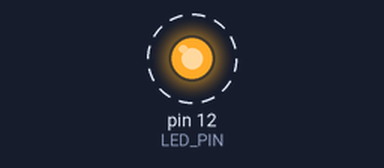
The sketch below on a simulated Arduino Uno, built with avr-gcc and run on an emulated ATmega328P. On the bench: output pins drawn as LEDs (lit = HIGH). Dashed ring = blinking.

Above: at 0.5 s.
Timing chart, 0 to 4.6 s (numbered marks = the images above):
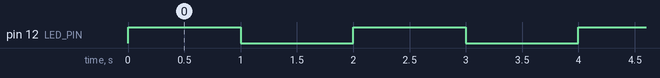

The sketch:

Sketch_01.ino
```cpp
int LED_PIN = 12;
void setup () {
  pinMode(LED_PIN, OUTPUT);
}

void blinkLED(int pin, int duration) {
  digitalWrite(pin, HIGH);
  delay(duration);
  digitalWrite(pin, LOW);
  delay(duration);
}

void loop() {
  blinkLED(LED_PIN, 1000); // 1초 동안 LED 깜빡이기
}
```

Measured:
- by itself, pin 12 (LED_PIN): alternates HIGH for 1.0 s and LOW for 1.0 s
